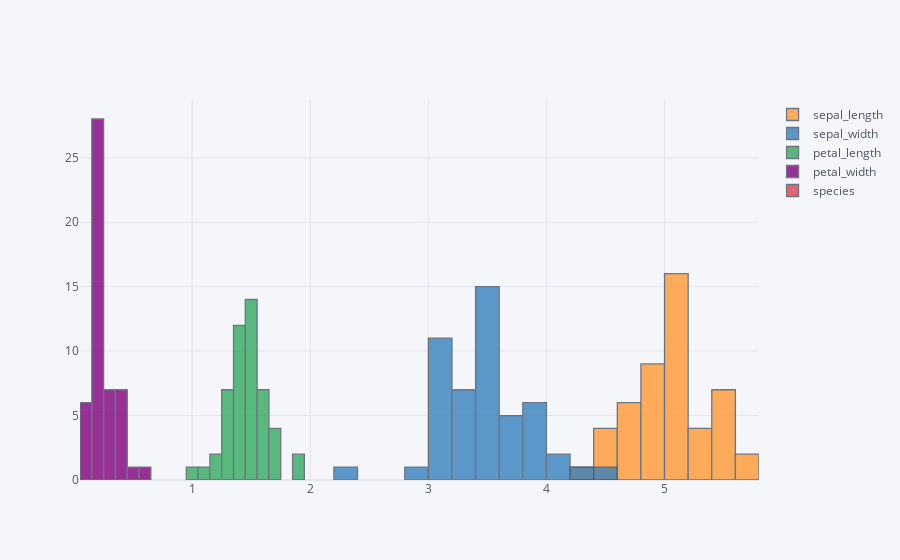

This figure's notebook cell:
### Code cell
df.query("species=='Iris-setosa'").iplot(kind='hist')

# distribution of setosa flower

### Figure 1 — Plotly figure (JSON) as saved in the notebook; plotly's stock layout.template omitted (floating-point values rounded to 4 significant figures)
{"data": [{"histfunc": "count", "histnorm": "", "marker": {"color": "rgba(255, 153, 51, 1.0)", "line": {"color": "#4D5663", "width": 1.3}}, "name": "sepal_length", "opacity": 0.8, "orientation": "v", "type": "histogram", "x": [5.1, 4.9, 4.7, 4.6, 5, 5.4, 4.6, 5, 4.4, 4.9, 5.4, 4.8, 4.8, 4.3, 5.8, 5.7, 5.4, 5.1, 5.7, 5.1, 5.4, 5.1, 4.6, 5.1, 4.8, 5, 5, 5.2, 5.2, 4.7, 4.8, 5.4, 5.2, 5.5, 4.9, 5, 5.5, 4.9, 4.4, 5.1, 5, 4.5, 4.4, 5, 5.1, 4.8, 5.1, 4.6, 5.3, 5]}, {"histfunc": "count", "histnorm": "", "marker": {"color": "rgba(55, 128, 191, 1.0)", "line": {"color": "#4D5663", "width": 1.3}}, "name": "sepal_width", "opacity": 0.8, "orientation": "v", "type": "histogram", "x": [3.5, 3, 3.2, 3.1, 3.6, 3.9, 3.4, 3.4, 2.9, 3.1, 3.7, 3.4, 3, 3, 4, 4.4, 3.9, 3.5, 3.8, 3.8, 3.4, 3.7, 3.6, 3.3, 3.4, 3, 3.4, 3.5, 3.4, 3.2, 3.1, 3.4, 4.1, 4.2, 3.1, 3.2, 3.5, 3.1, 3, 3.4, 3.5, 2.3, 3.2, 3.5, 3.8, 3, 3.8, 3.2, 3.7, 3.3]}, {"histfunc": "count", "histnorm": "", "marker": {"color": "rgba(50, 171, 96, 1.0)", "line": {"color": "#4D5663", "width": 1.3}}, "name": "petal_length", "opacity": 0.8, "orientation": "v", "type": "histogram", "x": [1.4, 1.4, 1.3, 1.5, 1.4, 1.7, 1.4, 1.5, 1.4, 1.5, 1.5, 1.6, 1.4, 1.1, 1.2, 1.5, 1.3, 1.4, 1.7, 1.5, 1.7, 1.5, 1, 1.7, 1.9, 1.6, 1.6, 1.5, 1.4, 1.6, 1.6, 1.5, 1.5, 1.4, 1.5, 1.2, 1.3, 1.5, 1.3, 1.5, 1.3, 1.3, 1.3, 1.6, 1.9, 1.4, 1.6, 1.4, 1.5, 1.4]}, {"histfunc": "count", "histnorm": "", "marker": {"color": "rgba(128, 0, 128, 1.0)", "line": {"color": "#4D5663", "width": 1.3}}, "name": "petal_width", "opacity": 0.8, "orientation": "v", "type": "histogram", "x": [0.2, 0.2, 0.2, 0.2, 0.2, 0.4, 0.3, 0.2, 0.2, 0.1, 0.2, 0.2, 0.1, 0.1, 0.2, 0.4, 0.4, 0.3, 0.3, 0.3, 0.2, 0.4, 0.2, 0.5, 0.2, 0.2, 0.4, 0.2, 0.2, 0.2, 0.2, 0.4, 0.1, 0.2, 0.1, 0.2, 0.2, 0.1, 0.2, 0.2, 0.3, 0.3, 0.2, 0.6, 0.4, 0.3, 0.2, 0.2, 0.2, 0.2]}, {"histfunc": "count", "histnorm": "", "marker": {"color": "rgba(219, 64, 82, 1.0)", "line": {"color": "#4D5663", "width": 1.3}}, "name": "species", "opacity": 0.8, "orientation": "v", "type": "histogram", "x": ["Iris-setosa", "Iris-setosa", "Iris-setosa", "Iris-setosa", "Iris-setosa", "Iris-setosa", "Iris-setosa", "Iris-setosa", "Iris-setosa", "Iris-setosa", "Iris-setosa", "Iris-setosa", "Iris-setosa", "Iris-setosa", "Iris-setosa", "Iris-setosa", "Iris-setosa", "Iris-setosa", "Iris-setosa", "Iris-setosa", "Iris-setosa", "Iris-setosa", "Iris-setosa", "Iris-setosa", "Iris-setosa", "Iris-setosa", "Iris-setosa", "Iris-setosa", "Iris-setosa", "Iris-setosa", "Iris-setosa", "Iris-setosa", "Iris-setosa", "Iris-setosa", "Iris-setosa", "Iris-setosa", "Iris-setosa", "Iris-setosa", "Iris-setosa", "Iris-setosa", "Iris-setosa", "Iris-setosa", "Iris-setosa", "Iris-setosa", "Iris-setosa", "Iris-setosa", "Iris-setosa", "Iris-setosa", "Iris-setosa", "Iris-setosa"]}], "layout": {"barmode": "overlay", "legend": {"bgcolor": "#F5F6F9", "font": {"color": "#4D5663"}}, "paper_bgcolor": "#F5F6F9", "plot_bgcolor": "#F5F6F9", "title": {"font": {"color": "#4D5663"}}, "xaxis": {"gridcolor": "#E1E5ED", "showgrid": true, "tickfont": {"color": "#4D5663"}, "title": {"font": {"color": "#4D5663"}, "text": ""}, "zerolinecolor": "#E1E5ED"}, "yaxis": {"gridcolor": "#E1E5ED", "showgrid": true, "tickfont": {"color": "#4D5663"}, "title": {"font": {"color": "#4D5663"}, "text": ""}, "zerolinecolor": "#E1E5ED"}}}
